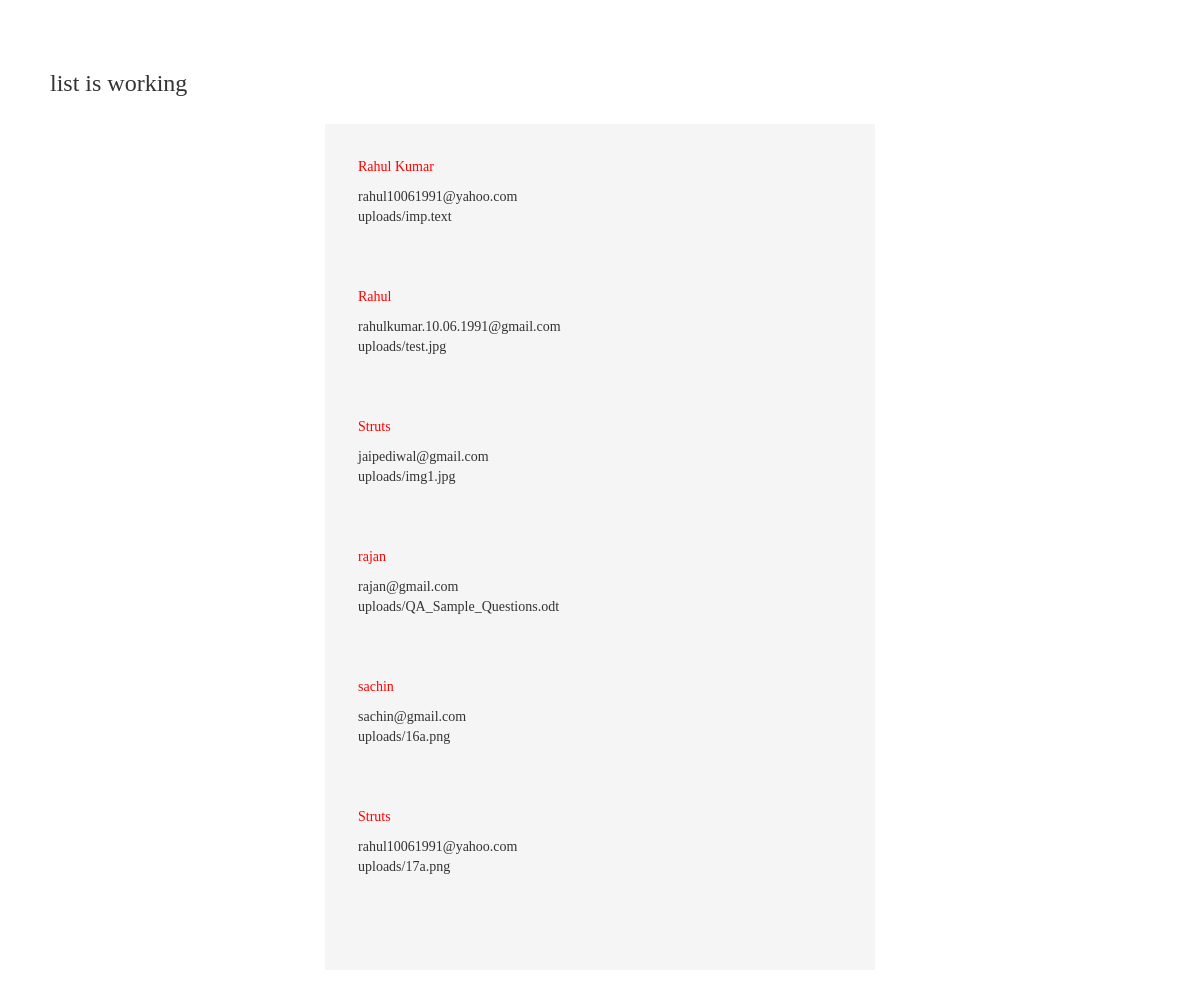
Page /list/ on the committed database.
### blog/models.py (models this page shows)
class Profile(models.Model):
    name = models.CharField(max_length=200)
    email = models.CharField(max_length=200)
    resume= models.FileField(upload_to='uploads',null=True)

### blog/views.py (the view)
# urls.py: url(r'^list/$',views.list, name='list'),
def list(request):
    queryset=Profile.objects.all()
    context={
     "object_list" :queryset,
     "title":"list"
    }
    return render(request,'blog/list1.html',context)

### blog/templates/blog/list1.html
<html>
<head>
<link rel="stylesheet" href="//maxcdn.bootstrapcdn.com/bootstrap/3.2.0/css/bootstrap.min.css">
        <link rel="stylesheet" href="//maxcdn.bootstrapcdn.com/bootstrap/3.2.0/css/bootstrap-theme.min.css">
        <link href="static/css/blog.css" rel="stylesheet" />
</head>
<body class="list1body">
<h3>{{title}} is working</h3>
<div class="listofobject" style="background-color: #F5F5F5;
    padding: 33px;
    margin: 28px;
    width: 50%;
    margin-left: 25%;">
{% for object in object_list %}
<p style="color: red;">
 {{object.name}}<br/></p>
 {{object.email}}<br/>
 {{object.resume}}<br/>
 <br/>
 <br/>
 <br/>
 {% endfor %}
 </div>
</body>
</html>

### blog/static/css/blog.css (style rules this page uses)
* { margin:0px; padding:0px; }
body { font-family:verdane; background-color:white; padding:50px; }

### rows in the picture
Profile: name "Rahul Kumar", email "rahul10061991@yahoo.com", resume "uploads/imp.text"
Profile: name "Rahul", email "rahulkumar.10.06.1991@gmail.com", resume "uploads/test.jpg"
Profile: name "Struts", email "jaipediwal@gmail.com", resume "uploads/img1.jpg"
Profile: name "rajan", email "rajan@gmail.com", resume "uploads/QA_Sample_Questions.odt"
Profile: name "sachin", email "sachin@gmail.com", resume "uploads/16a.png"
Profile: name "Struts", email "rahul10061991@yahoo.com", resume "uploads/17a.png"

### other values in the picture
{{ title }} "list"
